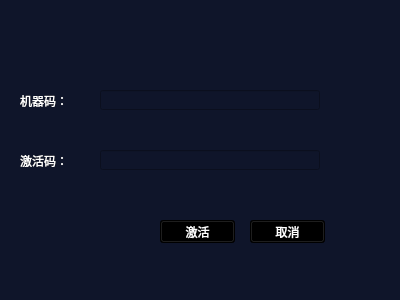
<?xml version="1.0" encoding="UTF-8"?>
<ui version="4.0">
 <class>ActiveDlg</class>
 <widget class="QWidget" name="ActiveDlg">
  <property name="geometry">
   <rect>
    <x>0</x>
    <y>0</y>
    <width>400</width>
    <height>300</height>
   </rect>
  </property>
  <property name="windowTitle">
   <string>软件激活</string>
  </property>
  <property name="styleSheet">
   <string notr="true">QWidget{color: rgb(255, 255, 255);
background-color: rgb(15, 21, 42);
}
QPushButton{
background-color: rgb(0, 0, 0);
}</string>
  </property>
  <widget class="QLineEdit" name="lineEdit_Mac">
   <property name="geometry">
    <rect>
     <x>100</x>
     <y>90</y>
     <width>220</width>
     <height>20</height>
    </rect>
   </property>
  </widget>
  <widget class="QLineEdit" name="lineEdit_SN">
   <property name="geometry">
    <rect>
     <x>100</x>
     <y>150</y>
     <width>220</width>
     <height>20</height>
    </rect>
   </property>
  </widget>
  <widget class="QLabel" name="label">
   <property name="geometry">
    <rect>
     <x>20</x>
     <y>95</y>
     <width>54</width>
     <height>12</height>
    </rect>
   </property>
   <property name="text">
    <string>机器码：</string>
   </property>
  </widget>
  <widget class="QLabel" name="label_2">
   <property name="geometry">
    <rect>
     <x>20</x>
     <y>155</y>
     <width>54</width>
     <height>12</height>
    </rect>
   </property>
   <property name="text">
    <string>激活码：</string>
   </property>
  </widget>
  <widget class="QPushButton" name="pushButton_Active">
   <property name="geometry">
    <rect>
     <x>160</x>
     <y>220</y>
     <width>75</width>
     <height>23</height>
    </rect>
   </property>
   <property name="text">
    <string>激活</string>
   </property>
  </widget>
  <widget class="QPushButton" name="pushButton_Cancel">
   <property name="geometry">
    <rect>
     <x>250</x>
     <y>220</y>
     <width>75</width>
     <height>23</height>
    </rect>
   </property>
   <property name="text">
    <string>取消</string>
   </property>
  </widget>
 </widget>
 <layoutdefault spacing="6" margin="11"/>
 <resources/>
 <connections/>
</ui>
